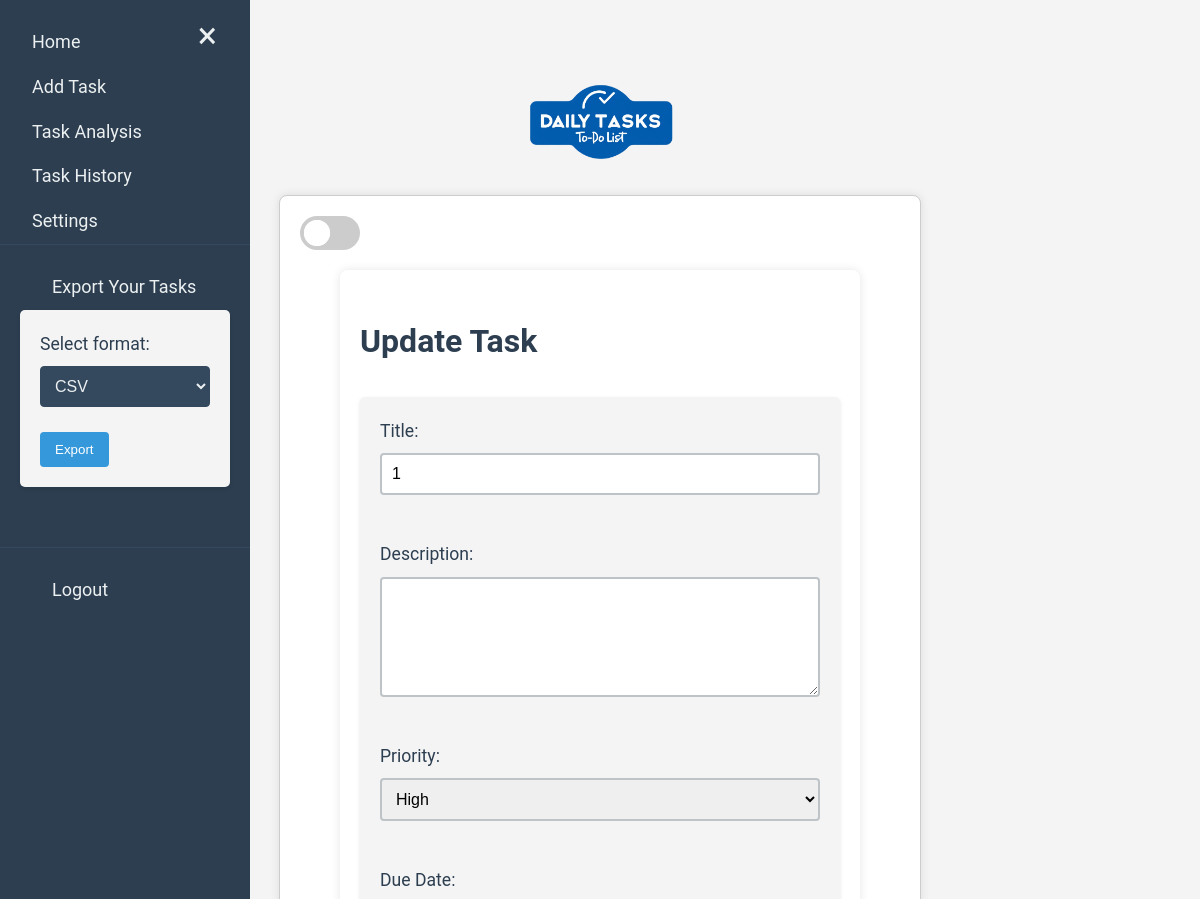
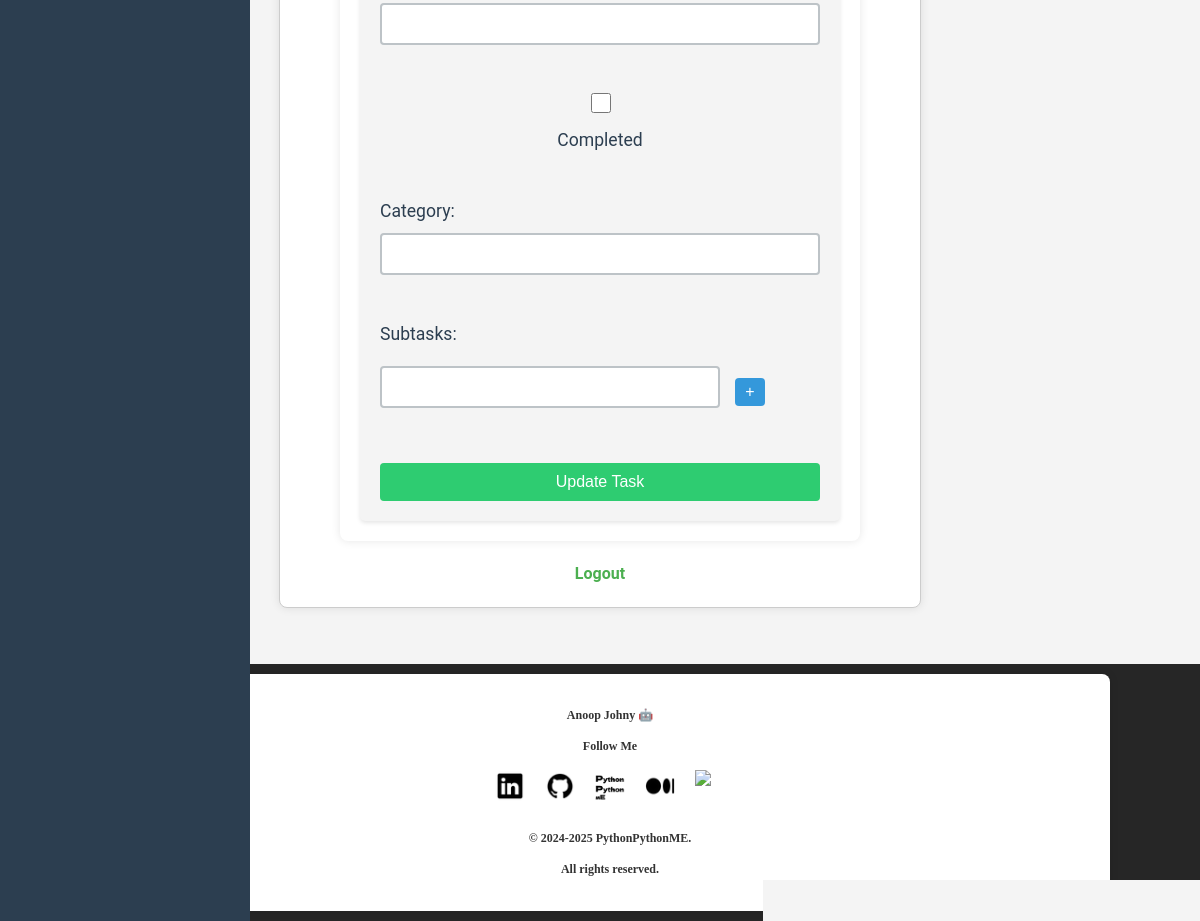
Before: /update/1 (signed in) with the older database file (2 pictures, top to bottom).
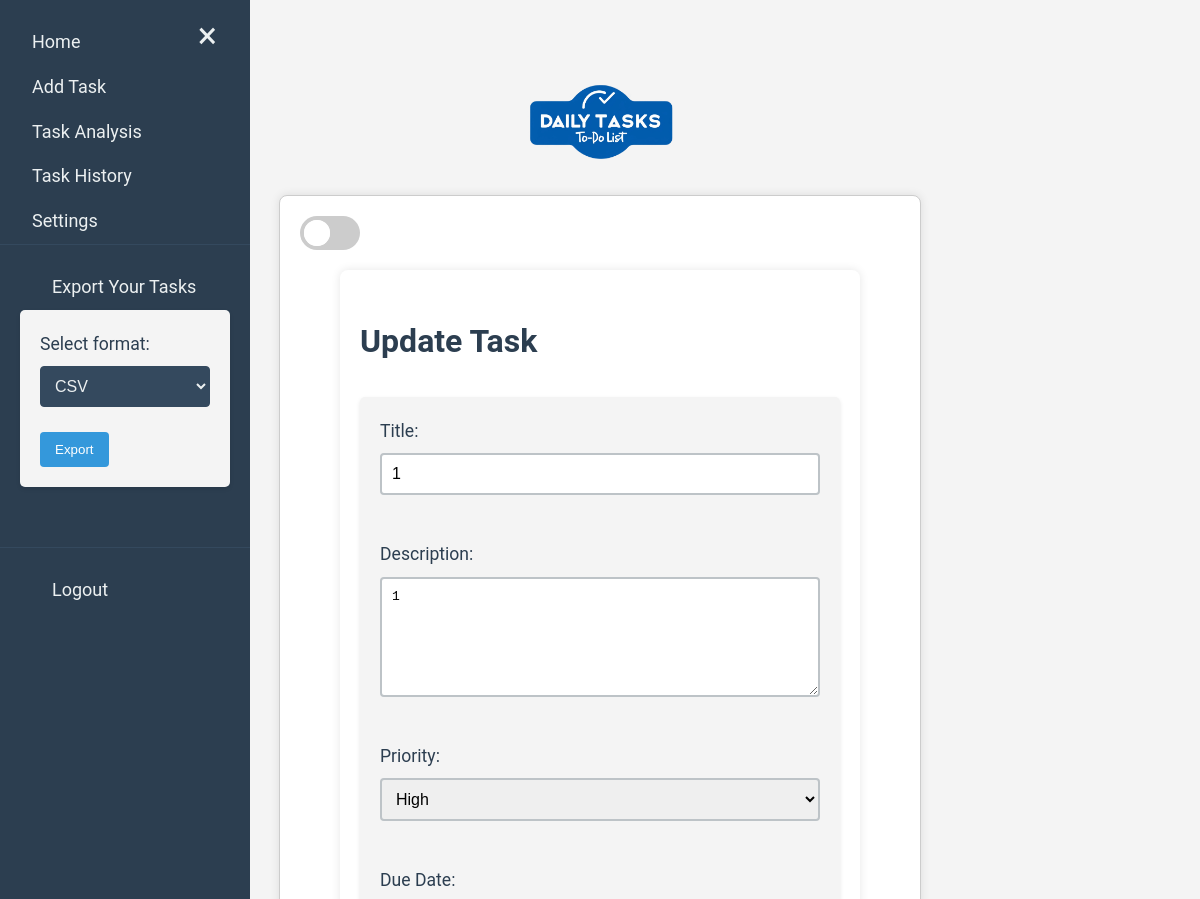
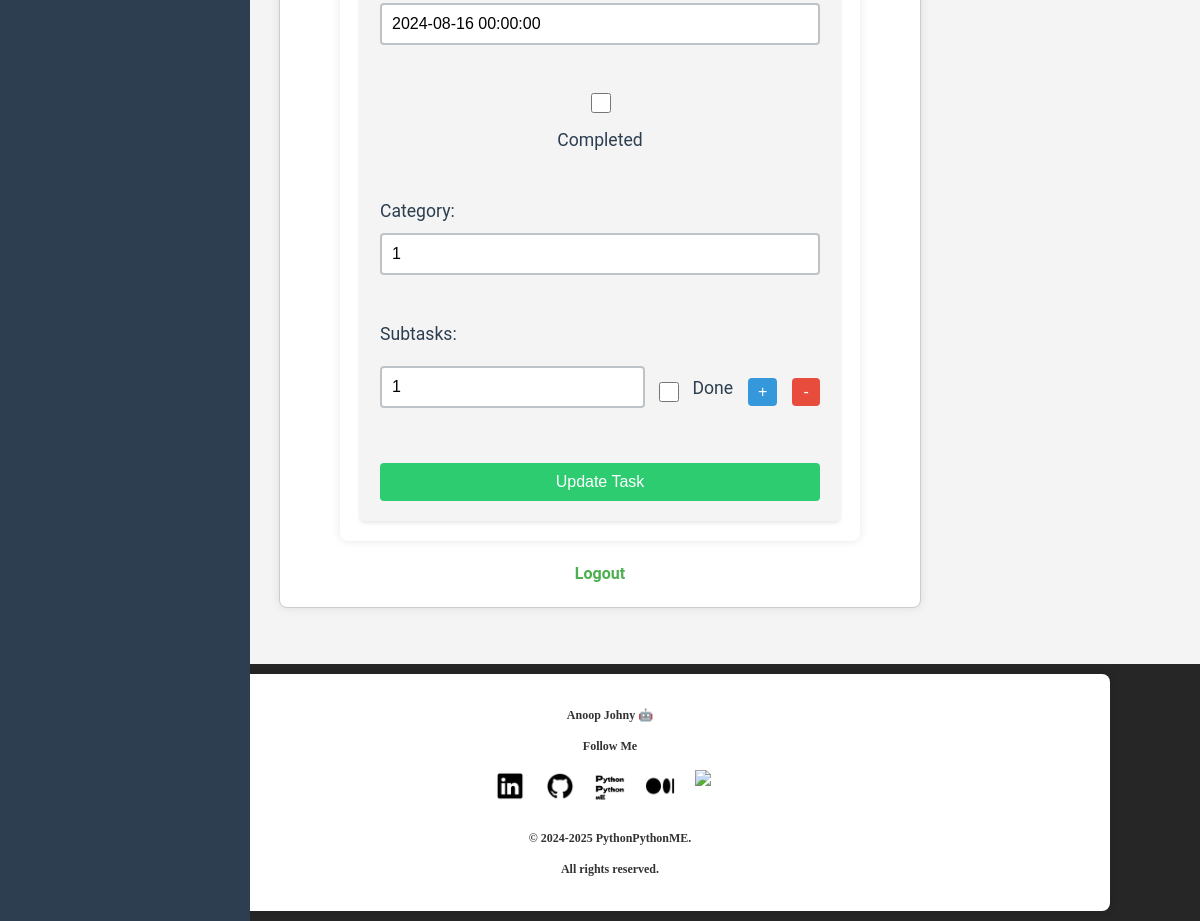
After: the same page with the newer database file (2 pictures, top to bottom).
### app.py (models this page shows, shortened)
class Task(db.Model):
    id = db.Column(db.Integer, primary_key=True)
    title = db.Column(db.String(100), nullable=False)
    description = db.Column(db.String(200), nullable=True)
    done = db.Column(db.Boolean, default=False)
    priority = db.Column(db.Integer, default=1)
    due_date = db.Column(db.DateTime, nullable=True)
    category = db.Column(db.String(50), nullable=True)
    user_id = db.Column(db.Integer, db.ForeignKey('user.id'), nullable=False)
    subtasks = db.relationship('Subtask', backref='task', lazy=True, cascade="all, delete-orphan")
    history = db.relationship('TaskHistory', backref='task', lazy=True, cascade="all, delete-orphan")

class Subtask(db.Model):
    id = db.Column(db.Integer, primary_key=True)
    content = db.Column(db.String(200), nullable=False)
    done = db.Column(db.Boolean, default=False)
    task_id = db.Column(db.Integer, db.ForeignKey('task.id'), nullable=False)

### app.py (the view, shortened to what this page needs)
@app.route('/update/<int:id>', methods=['GET', 'POST'])
@login_required
def update_task(id):
    task = Task.query.filter_by(id=id, user_id=current_user.id).first_or_404()
    return render_template('update_task.html', task=task)

### app.py (called while the page is built)
@login_manager.user_loader
def load_user(user_id):
    return User.query.get(int(user_id))

### templates/update_task.html (shortened to what this page needs)
{% extends 'base.html' %}
{% block content %}
<div class="container">
    <h2>Update Task</h2>
    <form method="POST" class="task-form">
        <div class="form-group">
            <label for="title">Title:</label>
            <input type="text" id="title" name="title" value="{{ task.title }}" required>
        </div>
        <div class="form-group">
            <label for="description">Description:</label>
            <textarea id="description" name="description">{{ task.description }}</textarea>
        </div>
        <div class="form-group">
            <label for="priority">Priority:</label>
            <select id="priority" name="priority">
                <option value="3" {% if task.priority == 3 %}selected{% endif %}>High</option>
            </select>
        </div>
        <div class="form-group">
            <label for="due_date">Due Date:</label>
            <input type="text" id="due_date" name="due_date" value="{{ task.due_date if task.due_date else '' }}">
        </div>
        <div class="form-group checkbox-group">
            <input type="checkbox" id="done" name="done" {% if task.done %}checked{% endif %}>
            <label for="done">Completed</label>
        </div>
        <div class="form-group">
            <label for="category">Category:</label>
            <input type="text" id="category" name="category" value="{{ task.category }}">
        </div>
        <div id="subtasks" class="form-group">
            <label>Subtasks:</label>
            {% for subtask in task.subtasks %}
            <div class="subtask-entry">
                <input type="text" name="subtasks" value="{{ subtask.content }}">
                <div class="checkbox-group">
                    <input type="checkbox" name="subtask_dones" value="{{ subtask.id }}" {% if subtask.done %}checked{% endif %}>
                    <label>Done</label>
                </div>
                <button type="button" class="add-subtask">+</button>
                <button type="button" class="remove-subtask">-</button>
            </div>
            {% endfor %}
            {% if not task.subtasks %}
            <div class="subtask-entry">
                <input type="text" name="subtasks">
                <button type="button" class="add-subtask">+</button>
            </div>
            {% endif %}
        </div>
        <button type="submit" class="submit-btn">Update Task</button>
    </form>
</div>
{% endblock %}

Changed rows visible on the page:
changed Task "High": description (not shown) → "1"; due_date (not shown) → "2024-08-16 00:00:00"; category (not shown) → "1"
added Subtask: subtasks "1"
